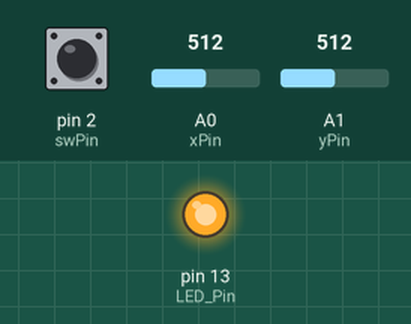
This sketch was run on a simulated Arduino Uno, built with avr-gcc and run on an emulated ATmega328P. Parts: output pins drawn as LEDs (lit = HIGH). Inputs (shaded band) come from the test bench; at power-on: pin 2 (swPin) HIGH, A0 (xPin) = 512, A1 (yPin) = 512. No radio packets arrive unless stated; what the sketch prints to the serial monitor is not drawn.

Above: at 0.1 s.
Timing chart, 0 to 1.6 s (numbered marks = the images above):
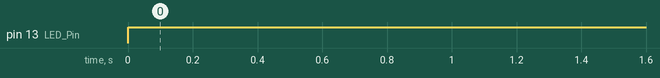

The sketch:

Transmitter.ino
```cpp
#include <RH_ASK.h>
#include <SPI.h>

RH_ASK driver;

const char xPin = A0;
const char yPin = A1;
const int swPin = 2;

void setup() {
  driver.init();
  Serial.begin(9600);
  pinMode(xPin, INPUT);
  pinMode(yPin, INPUT);
  pinMode(swPin, INPUT_PULLUP);
  pinMode(13, OUTPUT); // LED Pin
}

void loop() {
  digitalWrite(13, HIGH);
  int xData = analogRead(xPin) + 5000;
  int yData = analogRead(yPin) + 5000;
  int swData = digitalRead(swPin);

  // Use a fixed-size data array to avoid unnecessary dynamic memory allocation
  uint8_t dataPacket[8];

  // Convert integers to bytes
  dataPacket[0] = (xData >> 8) & 0xFF;
  dataPacket[1] = xData & 0xFF;
  dataPacket[2] = (yData >> 8) & 0xFF;
  dataPacket[3] = yData & 0xFF;
  dataPacket[4] = swData & 0xFF;

  driver.send(dataPacket, sizeof(dataPacket));
  // Serial.println(dataPacket);
  driver.waitPacketSent();

  Serial.print("xData: ");
  Serial.println(xData);
  Serial.print("yData: ");
  Serial.println(yData);

  // You can add a small delay here to control data sending frequency
  delay(5);
}
```

Measured:
- by itself, pin 13 (LED_Pin): LOW → HIGH at 0.00 s
